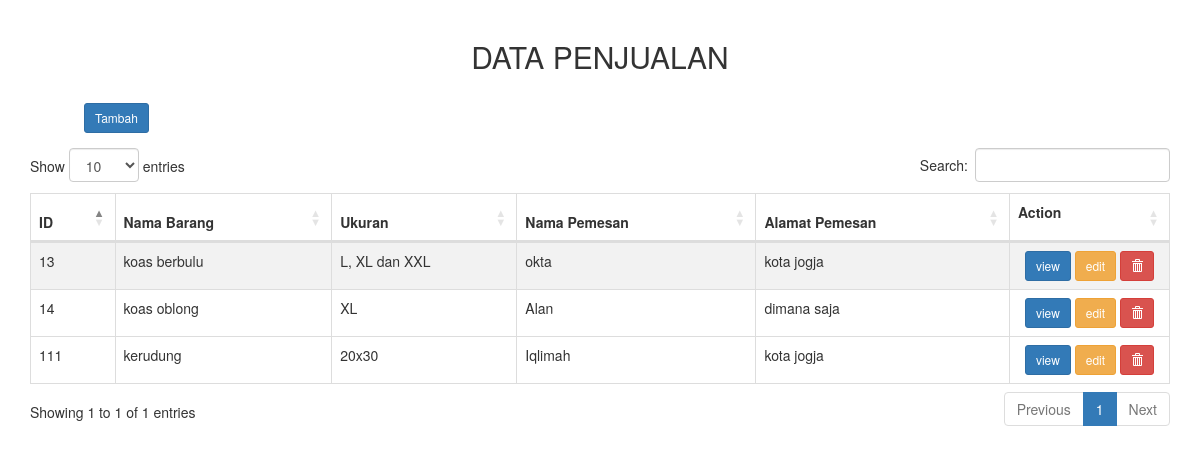
The page / on the database its author committed.
### tokoonline/models.py (models this page shows)
class Online(models.Model):
    nomor_id = models.CharField(max_length =5, null=True,blank=False)
    nama_barang = models.CharField(max_length=240, null=True,blank=False)
    ukuran = models.CharField(max_length=6, null=True,blank=False)
    nama_pemesan = models.CharField(max_length=100, null=True,blank=False)
    alamat_pemesan = models.CharField(max_length=100, null=True,blank=False)

### tokoonline/views.py (the view)
# urls.py: path('',views.index),
def index(req):
    task = models.Online.objects.all()
    return render(req, 'task/index.html',
    { 'data' : task,
    })

### tokoonline/templates/task/index.html (shortened to what this page needs)
<!DOCTYPE html>
<html>
<head>
  <link rel="stylesheet" type="text/css" href="https://maxcdn.bootstrapcdn.com/bootstrap/3.3.7/css/bootstrap.min.css">
  <link rel="stylesheet" type="text/css" href="https://cdn.datatables.net/1.10.16/css/dataTables.bootstrap4.min.css">
</head>
<body>
  <div class="container" style="margin-top: 20px">
    <div class="row">
      <div class="col-md-12">
        <h2 style="text-align: center;margin-bottom: 30px">DATA PENJUALAN</h2>
        <table id="table_id" class="table table-striped table-bordered" cellspacing="0" width="100%">
          <a style="margin-left: 54px; margin-bottom: 15px;" class="btn btn-sm btn-primary" href="tambah/">Tambah</a>
          <thead>
            <tr>
              <th>ID</th>
              <th>Nama Barang</th>
              <th>Ukuran</th>
              <th>Nama Pemesan</th>
              <th>Alamat Pemesan</th>
              <th style="width:125px;">Action
              </th>
            </tr>
          </thead>
          <tbody>
            {% for d in data %}
            <tr>
              <td>{{d.nomor_id}}</td>
              <td>{{d.nama_barang}}</td>
              <td>{{d.ukuran}}</td>
              <td>{{d.nama_pemesan}}</td>
              <td>{{d.alamat_pemesan}}</td>
              <td style="text-align: center;">
                <a class="btn btn-sm btn-primary" href="/{{d.id}}/">view</a>
                <a class="btn btn-sm btn-warning" href="/{{d.id}}/edit">edit</a>
                <a class="btn btn-sm btn-danger" href="/{{d.id}}/hapus" onclick="delete_book(-)"><i
                    class="glyphicon glyphicon-trash"></i></a>
              </td>
            </tr>
          </tbody>
          {% endfor %}
        </table>
      </div>
    </div>
  </div>
</body>
</html>

### rows shown on the page
Online: nomor_id "13", nama_barang "koas berbulu", ukuran "L, XL dan XXL", nama_pemesan "okta", alamat_pemesan "kota jogja"
Online: nomor_id "14", nama_barang "koas oblong", ukuran "XL", nama_pemesan "Alan", alamat_pemesan "dimana saja"
Online: nomor_id "111", nama_barang "kerudung", ukuran "20x30", nama_pemesan "Iqlimah", alamat_pemesan "kota jogja"
